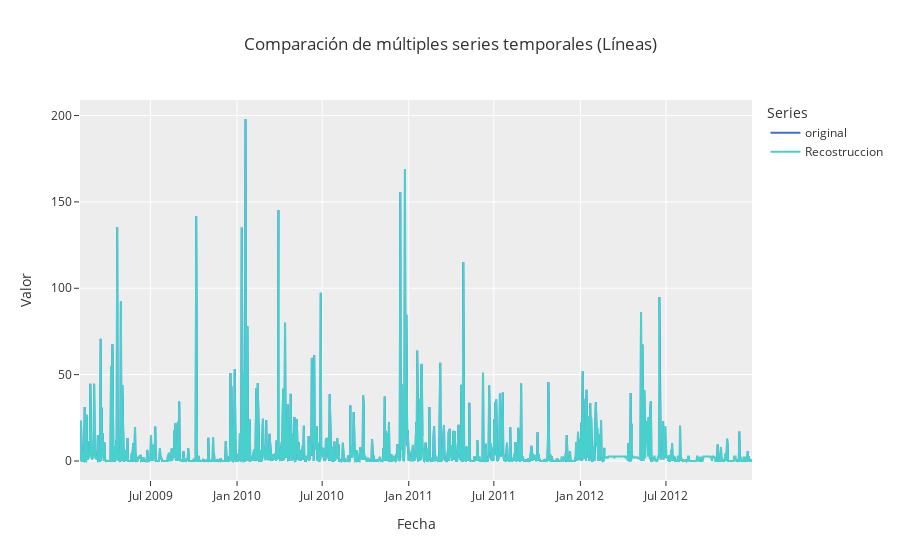

The cell this chart's notebook holds for it:
### Code cell
from graphics_utils.go import multi_line

fig = multi_line(original=dataset_model['value'], Recostruccion = dataset_model['value_complet'])
fig.show()

### Figure 1 — Plotly figure (JSON) as saved in the notebook; plotly's stock layout.template omitted (floating-point values rounded to 4 significant figures; data arrays with more than 128 entries replaced by an {"elided": "..."} marker saying what was removed)
{"data": [{"line": {"color": "royalblue"}, "mode": "lines", "name": "original", "type": "scatter", "x": {"elided": "1430 str values"}, "y": {"elided": "1430 float values"}}, {"line": {"color": "mediumturquoise"}, "mode": "lines", "name": "Recostruccion", "type": "scatter", "x": {"elided": "1430 str values"}, "y": {"elided": "1430 float values"}}], "layout": {"legend": {"title": {"text": "Series"}}, "title": {"text": "Comparación de múltiples series temporales (Líneas)"}, "xaxis": {"title": {"text": "Fecha"}}, "yaxis": {"title": {"text": "Valor"}}}}
